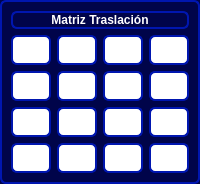
     <widget class="QWidget" name="MatrizT" native="true">
      <property name="styleSheet">
       <string notr="true">background-color: rgb(0, 4, 74);
 border-radius: 6px;
    border: 2px solid #0016b0;</string>
      </property>
      <layout class="QVBoxLayout" name="verticalLayout_14">
       <item>
        <widget class="QLabel" name="lMatrizT_2">
         <property name="text">
          <string>&lt;html&gt;&lt;head/&gt;&lt;body&gt;&lt;p&gt;&lt;span style=&quot; font-weight:600; color:#ffffff;&quot;&gt;Matriz Traslación&lt;/span&gt;&lt;/p&gt;&lt;/body&gt;&lt;/html&gt;</string>
         </property>
         <property name="alignment">
          <set>Qt::AlignCenter</set>
         </property>
        </widget>
       </item>
       <item>
        <layout class="QGridLayout" name="layoutT">
         <item row="0" column="0">
          <widget class="QLabel" name="lTa">
           <property name="minimumSize">
            <size>
             <width>30</width>
             <height>30</height>
            </size>
           </property>
           <property name="maximumSize">
            <size>
             <width>40</width>
             <height>30</height>
            </size>
           </property>
           <property name="styleSheet">
            <string notr="true">background-color: rgb(255, 255, 255);</string>
           </property>
           <property name="text">
            <string/>
           </property>
           <property name="alignment">
            <set>Qt::AlignCenter</set>
           </property>
          </widget>
         </item>
         <item row="0" column="1">
          <widget class="QLabel" name="lTb">
           <property name="minimumSize">
            <size>
             <width>30</width>
             <height>30</height>
            </size>
           </property>
           <property name="maximumSize">
            <size>
             <width>40</width>
             <height>30</height>
            </size>
           </property>
           <property name="styleSheet">
            <string notr="true">background-color: rgb(255, 255, 255);</string>
           </property>
           <property name="text">
            <string/>
           </property>
           <property name="alignment">
            <set>Qt::AlignCenter</set>
           </property>
          </widget>
         </item>
         <item row="0" column="2">
          <widget class="QLabel" name="lTc">
           <property name="minimumSize">
            <size>
             <width>30</width>
             <height>30</height>
            </size>
           </property>
           <property name="maximumSize">
            <size>
             <width>40</width>
             <height>30</height>
            </size>
           </property>
           <property name="styleSheet">
            <string notr="true">background-color: rgb(255, 255, 255);</string>
           </property>
           <property name="text">
            <string/>
           </property>
           <property name="alignment">
            <set>Qt::AlignCenter</set>
           </property>
          </widget>
         </item>
         <item row="0" column="3">
          <widget class="QLabel" name="lTd">
           <property name="minimumSize">
            <size>
             <width>30</width>
             <height>30</height>
            </size>
           </property>
           <property name="maximumSize">
            <size>
             <width>40</width>
             <height>30</height>
            </size>
           </property>
           <property name="styleSheet">
            <string notr="true">background-color: rgb(255, 255, 255);</string>
           </property>
           <property name="text">
            <string/>
           </property>
           <property name="alignment">
            <set>Qt::AlignCenter</set>
           </property>
          </widget>
         </item>
         <item row="1" column="0">
          <widget class="QLabel" name="lTe">
           <property name="minimumSize">
            <size>
             <width>30</width>
             <height>30</height>
            </size>
           </property>
           <property name="maximumSize">
            <size>
             <width>40</width>
             <height>30</height>
            </size>
           </property>
           <property name="styleSheet">
            <string notr="true">background-color: rgb(255, 255, 255);</string>
           </property>
           <property name="text">
            <string/>
           </property>
           <property name="alignment">
            <set>Qt::AlignCenter</set>
           </property>
          </widget>
         </item>
         <item row="1" column="1">
          <widget class="QLabel" name="lTf">
           <property name="minimumSize">
            <size>
             <width>30</width>
             <height>30</height>
            </size>
           </property>
           <property name="maximumSize">
            <size>
             <width>40</width>
             <height>30</height>
            </size>
           </property>
           <property name="styleSheet">
            <string notr="true">background-color: rgb(255, 255, 255);</string>
           </property>
           <property name="text">
            <string/>
           </property>
           <property name="alignment">
            <set>Qt::AlignCenter</set>
           </property>
          </widget>
         </item>
         <item row="1" column="2">
          <widget class="QLabel" name="lTg">
           <property name="minimumSize">
            <size>
             <width>30</width>
             <height>30</height>
            </size>
           </property>
           <property name="maximumSize">
            <size>
             <width>40</width>
             <height>30</height>
            </size>
           </property>
           <property name="styleSheet">
            <string notr="true">background-color: rgb(255, 255, 255);</string>
           </property>
           <property name="text">
            <string/>
           </property>
           <property name="alignment">
            <set>Qt::AlignCenter</set>
           </property>
          </widget>
         </item>
         <item row="1" column="3">
          <widget class="QLabel" name="lTh">
           <property name="minimumSize">
            <size>
             <width>30</width>
             <height>30</height>
            </size>
           </property>
           <property name="maximumSize">
            <size>
             <width>40</width>
             <height>30</height>
            </size>
           </property>
           <property name="styleSheet">
            <string notr="true">background-color: rgb(255, 255, 255);</string>
           </property>
           <property name="text">
            <string/>
           </property>
           <property name="alignment">
            <set>Qt::AlignCenter</set>
           </property>
          </widget>
         </item>
         <item row="2" column="0">
          <widget class="QLabel" name="lTi">
           <property name="minimumSize">
            <size>
             <width>30</width>
             <height>30</height>
            </size>
           </property>
           <property name="maximumSize">
            <size>
             <width>40</width>
             <height>30</height>
            </size>
           </property>
           <property name="styleSheet">
            <string notr="true">background-color: rgb(255, 255, 255);</string>
           </property>
           <property name="text">
            <string/>
           </property>
           <property name="alignment">
            <set>Qt::AlignCenter</set>
           </property>
          </widget>
         </item>
         <item row="2" column="1">
          <widget class="QLabel" name="lTj">
           <property name="minimumSize">
            <size>
             <width>30</width>
             <height>30</height>
            </size>
           </property>
           <property name="maximumSize">
            <size>
             <width>40</width>
             <height>30</height>
            </size>
           </property>
           <property name="styleSheet">
            <string notr="true">background-color: rgb(255, 255, 255);</string>
           </property>
           <property name="text">
            <string/>
           </property>
           <property name="alignment">
            <set>Qt::AlignCenter</set>
           </property>
          </widget>
         </item>
         <item row="2" column="2">
          <widget class="QLabel" name="lTk">
           <property name="minimumSize">
            <size>
             <width>30</width>
             <height>30</height>
            </size>
           </property>
           <property name="maximumSize">
            <size>
             <width>40</width>
             <height>30</height>
            </size>
           </property>
           <property name="styleSheet">
            <string notr="true">background-color: rgb(255, 255, 255);</string>
           </property>
           <property name="text">
            <string/>
           </property>
           <property name="alignment">
            <set>Qt::AlignCenter</set>
           </property>
          </widget>
         </item>
         <item row="2" column="3">
          <widget class="QLabel" name="lTl">
           <property name="minimumSize">
            <size>
             <width>30</width>
             <height>30</height>
            </size>
           </property>
           <property name="maximumSize">
            <size>
             <width>40</width>
             <height>30</height>
            </size>
           </property>
           <property name="styleSheet">
            <string notr="true">background-color: rgb(255, 255, 255);</string>
           </property>
           <property name="text">
            <string/>
           </property>
           <property name="alignment">
            <set>Qt::AlignCenter</set>
           </property>
          </widget>
         </item>
         <item row="3" column="0">
          <widget class="QLabel" name="lTm">
           <property name="minimumSize">
            <size>
             <width>30</width>
             <height>30</height>
            </size>
           </property>
           <property name="maximumSize">
            <size>
             <width>40</width>
             <height>30</height>
            </size>
           </property>
           <property name="styleSheet">
            <string notr="true">background-color: rgb(255, 255, 255);</string>
           </property>
           <property name="text">
            <string/>
           </property>
           <property name="alignment">
            <set>Qt::AlignCenter</set>
           </property>
          </widget>
         </item>
         <item row="3" column="1">
          <widget class="QLabel" name="lTn">
           <property name="minimumSize">
            <size>
             <width>30</width>
             <height>30</height>
            </size>
           </property>
           <property name="maximumSize">
            <size>
             <width>40</width>
             <height>30</height>
            </size>
           </property>
           <property name="styleSheet">
            <string notr="true">background-color: rgb(255, 255, 255);</string>
           </property>
           <property name="text">
            <string/>
           </property>
           <property name="alignment">
            <set>Qt::AlignCenter</set>
           </property>
          </widget>
         </item>
         <item row="3" column="2">
          <widget class="QLabel" name="lTo">
           <property name="minimumSize">
            <size>
             <width>30</width>
             <height>30</height>
            </size>
           </property>
           <property name="maximumSize">
            <size>
             <width>40</width>
             <height>30</height>
            </size>
           </property>
           <property name="styleSheet">
            <string notr="true">background-color: rgb(255, 255, 255);</string>
           </property>
           <property name="text">
            <string/>
           </property>
           <property name="alignment">
            <set>Qt::AlignCenter</set>
           </property>
          </widget>
         </item>
         <item row="3" column="3">
          <widget class="QLabel" name="lTp">
           <property name="minimumSize">
            <size>
             <width>30</width>
             <height>30</height>
            </size>
           </property>
           <property name="maximumSize">
            <size>
             <width>40</width>
             <height>30</height>
            </size>
           </property>
           <property name="styleSheet">
            <string notr="true">background-color: rgb(255, 255, 255);</string>
           </property>
           <property name="text">
            <string/>
           </property>
           <property name="alignment">
            <set>Qt::AlignCenter</set>
           </property>
          </widget>
         </item>
        </layout>
       </item>
      </layout>
     </widget>
